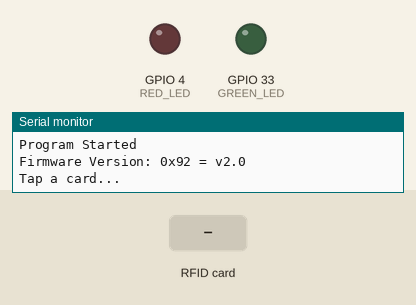
A program run on a simulated ESP32. Parts: output pins drawn as LEDs (lit = HIGH), the last lines printed to the serial monitor. Inputs (shaded band) come from the test bench.

Above: at 1.2 s.
1.3 s: RFID card D0 A3 F5 5F held to the reader
At 2.5 s:
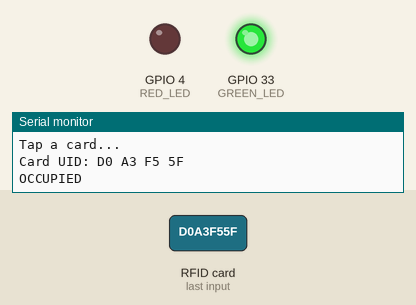
2.8 s: RFID card 5E 7A 19 C4 held to the reader
At 4.2 s:
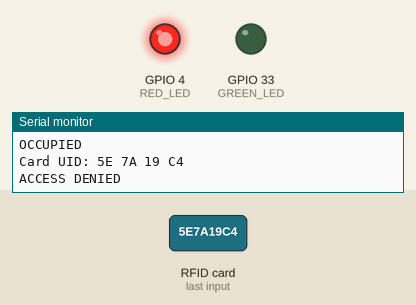
Timing chart, 0 to 5.8 s (numbered marks = the images above; inputs shaded):
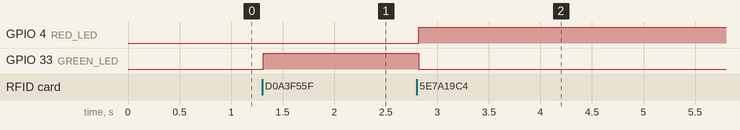

The program:

main.cpp
```cpp
// Internet of Things 1 (243-3E5-DW)
// PBL - Smart Study Room Station
// Made By James Hamdi & Desire Gonyora
// November 26th 2026

// Libraries
#include <Adafruit_GFX.h> // Graphics Library
#include <Adafruit_BMP280.h> // Sensor Library
#include <Adafruit_Sensor.h> // Sensor Library
#include <Adafruit_SSD1306.h> // OLED Display Library
#include <Arduino.h> // Arduino Library
#include <ArduinoJson.h> // Json Library
#include <BLE_UART.h> // Bluetooth Library
#include <MFRC522.h> // RFID Library
#include <SPI.h> // SPI Library
#include <WebServer.h> // WebServer Library
#include <WiFi.h> // WiFi Library
#include <Wire.h> // I2C Library

// Pin Numbers
#define GREEN_LED 33 // RFID Check-In
#define RED_LED 4 // RFID Check-In
#define RFID_RST 5 // RFID Check-In
#define RFID_SS 15 // RFID Check-In
#define SPI_SCK 18 // RFID Check-In
#define SPI_MISO 19 // RFID Check-In
#define SPI_MOSI 23 // RFID Check-In
#define FAN_LED  25
#define POT_PIN 34
#define SD_CS 13
#define OLED_CS 14
#define OLED_DC 27
#define OLED_RST 17
#define BMP_SDA 21
#define BMP_SCL 22
#define HELP_BUTTON 32

// Global Variables
#define SCREEN_WIDTH 128
#define SCREEN_HEIGHT 64

// ------------------------------- RFID Check-In (Done by James, 1/3) ------------------------------
// [1] D. Saju, “Lab #9: MFRC522” 243-3E5-DW Internet of Things I, Dawson College, Fall 2026
MFRC522 rfid(RFID_SS, RFID_RST); // Create MFRC22 Object
String lastUID = ""; // Store Last Scanned UID
unsigned long lastScanTime = 0;  // Store Last Scan Time
String authorizedUIDs[] = {"D0 A3 F5 5F"}; // Store Authorized UIDs
int numAuthorized = 1; // Number Of Authorized UIDs
bool roomOccupied = false; // Track Room Status

// getUID() turns the card's UID bytes into text
String getUID() {
  String uid = "";
  for (byte i = 0; i < rfid.uid.size; i++) {
    if (rfid.uid.uidByte[i] < 0x10) {
      uid = uid + "0";
    }
    uid = uid + String(rfid.uid.uidByte[i], HEX);
    if (i < rfid.uid.size - 1) {
      uid = uid + " ";
    }
  }
  uid.toUpperCase();
  return uid;
}

// isAuthorized() checks if the card's UID is in the authorizedUIDs array
bool isAuthorized(String uid) {
  for (int i = 0; i < numAuthorized; i++) {
    if (uid == authorizedUIDs[i]) {
      return true;
    }
  }
  return false;
}

// allIndicatorsOff() turns off all the LED indicators
void allIndicatorsOff() {
  digitalWrite(GREEN_LED, LOW);
  digitalWrite(RED_LED, LOW);
}

// onAccessGranted() is called when a valid card is detected
void onAccessGranted() {
  allIndicatorsOff();
  roomOccupied = !roomOccupied;
  if (roomOccupied == true) {         // Runs if the room is occupied
    digitalWrite(GREEN_LED, HIGH);
    Serial.println("OCCUPIED");
  }
  else {                              // Runs if the room is free
    Serial.println("FREE");
  }
}

// onAccessDenied() is called when an invalid card is detected
void onAccessDenied() {
  Serial.println("ACCESS DENIED");
  allIndicatorsOff();
  digitalWrite(RED_LED, HIGH);
}

// onCardScanned() is called when a card is scanned
void onCardScanned(String uid) {
  if (uid == lastUID && millis() - lastScanTime < 2000) {
    Serial.println("Repeat ignored");
    return;
  }
  lastUID = uid;
  lastScanTime = millis();
  Serial.print("Card UID: ");
  Serial.println(uid);
    if (isAuthorized(uid) == true) {
      onAccessGranted();
    }
    else {
      onAccessDenied();
  }
}

// Sensing & Display (Done by Desire, 1/3)

// Fan Control (Done by Desire, 2/3)

// Event and Status Byte (Done by Desire, 3/3)

// Data Logging (Done by James, 2/3)

// Staff Data Page (Done by James, 3/3)

// [SPECIAL FEATURE] Staff Message over BLE (Done by Desire & James, 1/1)

void setup() {
  Serial.begin(115200);
  Serial.println("Program Started");

  // Pin Setup
  pinMode(GREEN_LED, OUTPUT); // RFID Check-In
  pinMode(RED_LED, OUTPUT); // RFID Check-In

  // RFID Check-In Setup
  SPI.begin();
  rfid.PCD_Init();
  rfid.PCD_DumpVersionToSerial();
  Serial.println("Tap a card...");
}

void loop() {
  // RFID Check-In Loop
  if (rfid.PICC_IsNewCardPresent() == true && rfid.PICC_ReadCardSerial() == true) {
    String uid = getUID();
    onCardScanned(uid);
    rfid.PICC_HaltA();
    rfid.PCD_StopCrypto1();
  }
}
```

BLE_UART.h
```cpp
// =====================================================================
//  BLE_UART.h  -  Lab 8 helper file (provided by your instructor)
//
//  Place this file in the "include" folder of your PlatformIO project.
//  You do NOT need to read or change anything in this file.
//
//  It turns the ESP32 into a Bluetooth Low Energy (BLE) device that
//  uses the Nordic UART Service, so phone apps such as
//  Bluefruit Connect (iPhone and Android) can send it text.
//
//  Functions you can use in main.cpp:
//
//    bleBegin("ESP32_Name");   Start BLE and let phones find the ESP32
//    bleIsConnected()          true if a phone is connected
//    bleMessageAvailable()     true if a new message has arrived
//    bleReadMessage()          returns the new message as a String
//    bleSend("text")           sends text back to the phone
// =====================================================================

#pragma once

#include <Arduino.h>
#include <BLEDevice.h>
#include <BLEServer.h>
#include <BLEUtils.h>
#include <BLE2902.h>

// Nordic UART Service UUIDs
#define UART_SERVICE_UUID  "6E400001-B5A3-F393-E0A9-E50E24DCCA9E"
#define UART_RX_UUID       "6E400002-B5A3-F393-E0A9-E50E24DCCA9E"  // Phone -> ESP32
#define UART_TX_UUID       "6E400003-B5A3-F393-E0A9-E50E24DCCA9E"  // ESP32 -> Phone

static BLEServer*         bleServer       = NULL;
static BLECharacteristic* bleTxChar       = NULL;
static bool               bleWasConnected = false;
static volatile bool      bleNewMessage   = false;
static String             bleLastMessage  = "";

// Runs automatically when the phone writes a message
class BleRxEvents : public BLECharacteristicCallbacks
{
  void onWrite(BLECharacteristic* characteristic)
  {
    bleLastMessage = characteristic->getValue().c_str();
    bleLastMessage.trim();        // remove spaces and line endings
    bleNewMessage = true;
  }
};

// Start BLE with a device name and begin advertising
void bleBegin(String deviceName)
{
  BLEDevice::init(deviceName.c_str());

  bleServer = BLEDevice::createServer();

  BLEService* service = bleServer->createService(UART_SERVICE_UUID);

  bleTxChar = service->createCharacteristic(
      UART_TX_UUID, BLECharacteristic::PROPERTY_NOTIFY);
  bleTxChar->addDescriptor(new BLE2902());

  BLECharacteristic* rxChar = service->createCharacteristic(
      UART_RX_UUID,
      BLECharacteristic::PROPERTY_WRITE | BLECharacteristic::PROPERTY_WRITE_NR);
  rxChar->setCallbacks(new BleRxEvents());

  service->start();

  bleServer->getAdvertising()->addServiceUUID(UART_SERVICE_UUID);
  bleServer->getAdvertising()->start();
}

// true if a phone is connected
// The connection is read directly from the BLE server, so a disconnect
// is never missed. When the phone disconnects, advertising is restarted
// here (after a short pause) so the phone can find and reconnect to the
// ESP32. Restarting advertising inside the disconnect event itself can
// fail on some phones, leaving the ESP32 stuck.
bool bleIsConnected()
{
  if (bleServer == NULL)
  {
    return false;
  }

  bool connectedNow = bleServer->getConnectedCount() > 0;

  if (connectedNow == false && bleWasConnected == true)
  {
    delay(500);                     // give the BLE stack time to finish
    bleServer->startAdvertising();  // let a phone find the ESP32 again
  }

  bleWasConnected = connectedNow;
  return connectedNow;
}

// true if a new message has arrived from the phone
bool bleMessageAvailable()
{
  return bleNewMessage;
}

// Returns the newest message (and marks it as read)
String bleReadMessage()
{
  bleNewMessage = false;
  return bleLastMessage;
}

// Sends text to the phone (keep it under 20 characters)
void bleSend(String text)
{
  if (bleServer != NULL && bleServer->getConnectedCount() > 0 && bleTxChar != NULL)
  {
    bleTxChar->setValue(text.c_str());
    bleTxChar->notify();
  }
}
```

Measured:
- after the input at 1.3 s, GPIO 33 (GREEN_LED): LOW → HIGH at once
- after the input at 2.8 s, GPIO 4 (RED_LED): LOW → HIGH at once; GPIO 33 (GREEN_LED): HIGH → LOW at once
